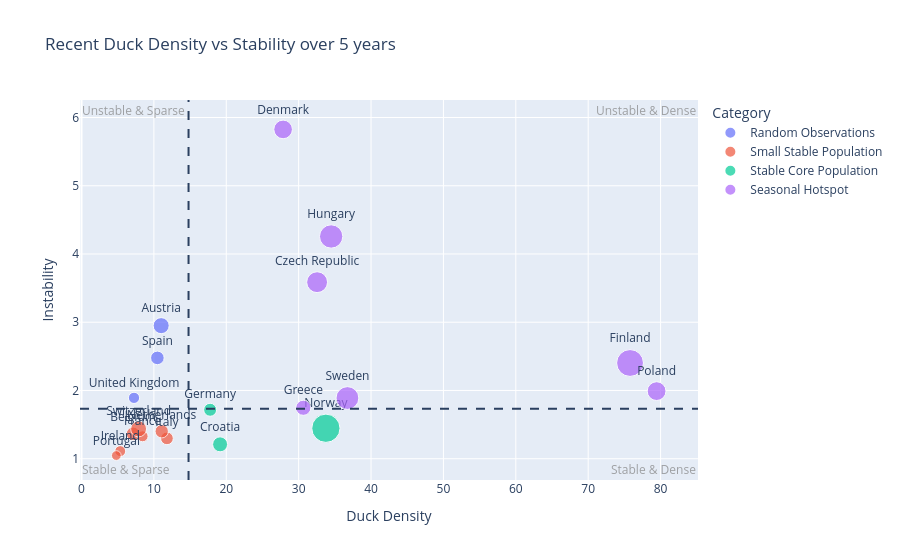

The code cell stored with this chart in its notebook:
### Code cell
# Scatterplot without Interaction
import pandas as pd
import plotly.express as px

# Loading data for density
df_density = pd.read_csv(r"C:\Users\ThinkPad\Documents\Data Science Projekt\RQ 5\europe_ducks_recent_daily.csv")
density_country = df_density.groupby("Country").mean(numeric_only=True).reset_index()
density_country["Density"] = density_country["DuckCount"] / density_country["LocationCount"]

# Loading data for stability
df_hist = pd.read_csv(r"C:\Users\ThinkPad\Documents\Data Science Projekt\RQ 5\europe_ducks_march_2020_2024.csv")
df_hist["Date"] = pd.to_datetime(df_hist["Date"])

# Calculating the stability
daily_ducks = df_hist.groupby(["Country","Date"])["DuckCount"].sum().reset_index()
stability = daily_ducks.groupby("Country")["DuckCount"].agg(
    mean="mean",
    std="std"
).reset_index()
stability["CV"] = stability["std"] / stability["mean"]

# Merging the density and stability data
df = pd.merge(density_country, stability, on="Country", how="left")

# Claculate the median lines
median_density = df["Density"].median()
median_cv = df["CV"].median()



# Classify the countrys into the 4 categories
def classify(row):
    
    if row["Density"] >= median_density and row["CV"] <= median_cv:
        return "Stable Core Population"
    
    elif row["Density"] >= median_density and row["CV"] > median_cv:
        return "Seasonal Hotspot"
    
    elif row["Density"] < median_density and row["CV"] <= median_cv:
        return "Small Stable Population"
    
    else:
        return "Random Observations"

df["Category"] = df.apply(classify, axis=1)


# Creating the Scatter Plot
fig = px.scatter(
    df,
    x="Density",
    y="CV",
    color="Category",
    text="Country",
    size="mean",
    hover_name="Country",
    hover_data=["Density","CV","mean","std"],
    title="Recent Duck Density vs Stability over 5 years"
)

# Putting in the country labels
fig.update_traces(textposition="top center")

# Putting in the median lines
fig.add_vline(x=median_density, line_dash="dash")
fig.add_hline(y=median_cv, line_dash="dash")

# Adding the 4 labels into the corners
def add_label(x, y, text):
    fig.add_annotation(
        x=x, y=y, xref="paper", yref="paper",
        text=text, showarrow=False, font=dict(size=12, color="grey"),
        opacity=0.7
    )

add_label(1, 0, "Stable & Dense")      # bottom right
add_label(0, 0, "Stable & Sparse")     # bottom left
add_label(1, 1, "Unstable & Dense")    # top right
add_label(0, 1, "Unstable & Sparse")   # top left

# Giving the axises titles
fig.update_layout(
    xaxis_title="Duck Density",
    yaxis_title="Instability",
)

fig.show()

### Figure 1 — Plotly figure (JSON) as saved in the notebook; plotly's stock layout.template omitted (floating-point values rounded to 4 significant figures)
{"data": [{"customdata": [[10.22, 30.15], [7.316, 18.13], [5.028, 9.511]], "hovertemplate": "<b>%{hovertext}</b><br><br>Category=Random Observations<br>Density=%{x}<br>CV=%{y}<br>mean=%{customdata[0]}<br>Country=%{text}<br>std=%{customdata[1]}<extra></extra>", "hovertext": ["Austria", "Spain", "United Kingdom"], "legendgroup": "Random Observations", "marker": {"color": "#636efa", "size": [10.22, 7.316, 5.028], "sizemode": "area", "sizeref": 0.07935, "symbol": "circle"}, "mode": "markers+text", "name": "Random Observations", "orientation": "v", "showlegend": true, "text": ["Austria", "Spain", "United Kingdom"], "textposition": "top center", "type": "scatter", "x": [11.01, 10.49, 7.254], "xaxis": "x", "y": [2.95, 2.478, 1.892], "yaxis": "y"}, {"customdata": [[7.288, 9.951], [4.826, 6.412], [4.753, 5.283], [6.405, 8.317], [7.077, 9.923], [3.755, 3.928], [10.06, 14.46]], "hovertemplate": "<b>%{hovertext}</b><br><br>Category=Small Stable Population<br>Density=%{x}<br>CV=%{y}<br>mean=%{customdata[0]}<br>Country=%{text}<br>std=%{customdata[1]}<extra></extra>", "hovertext": ["Belgium", "France", "Ireland", "Italy", "Netherlands", "Portugal", "Switzerland"], "legendgroup": "Small Stable Population", "marker": {"color": "#EF553B", "size": [7.288, 4.826, 4.753, 6.405, 7.077, 3.755, 10.06], "sizemode": "area", "sizeref": 0.07935, "symbol": "circle"}, "mode": "markers+text", "name": "Small Stable Population", "orientation": "v", "showlegend": true, "text": ["Belgium", "France", "Ireland", "Italy", "Netherlands", "Portugal", "Switzerland"], "textposition": "top center", "type": "scatter", "x": [7.128, 8.442, 5.351, 11.8, 11.08, 4.813, 7.889], "xaxis": "x", "y": [1.365, 1.329, 1.112, 1.299, 1.402, 1.046, 1.436], "yaxis": "y"}, {"customdata": [[8.926, 10.81], [6.69, 11.49], [31.74, 45.91]], "hovertemplate": "<b>%{hovertext}</b><br><br>Category=Stable Core Population<br>Density=%{x}<br>CV=%{y}<br>mean=%{customdata[0]}<br>Country=%{text}<br>std=%{customdata[1]}<extra></extra>", "hovertext": ["Croatia", "Germany", "Norway"], "legendgroup": "Stable Core Population", "marker": {"color": "#00cc96", "size": [8.926, 6.69, 31.74], "sizemode": "area", "sizeref": 0.07935, "symbol": "circle"}, "mode": "markers+text", "name": "Stable Core Population", "orientation": "v", "showlegend": true, "text": ["Croatia", "Germany", "Norway"], "textposition": "top center", "type": "scatter", "x": [19.15, 17.77, 33.76], "xaxis": "x", "y": [1.211, 1.717, 1.446], "yaxis": "y"}, {"customdata": [[17.29, 62.02], [13.76, 80.17], [28.61, 68.73], [9.041, 15.79], [21.59, 91.89], [14.01, 27.88], [20.65, 39.01]], "hovertemplate": "<b>%{hovertext}</b><br><br>Category=Seasonal Hotspot<br>Density=%{x}<br>CV=%{y}<br>mean=%{customdata[0]}<br>Country=%{text}<br>std=%{customdata[1]}<extra></extra>", "hovertext": ["Czech Republic", "Denmark", "Finland", "Greece", "Hungary", "Poland", "Sweden"], "legendgroup": "Seasonal Hotspot", "marker": {"color": "#ab63fa", "size": [17.29, 13.76, 28.61, 9.041, 21.59, 14.01, 20.65], "sizemode": "area", "sizeref": 0.07935, "symbol": "circle"}, "mode": "markers+text", "name": "Seasonal Hotspot", "orientation": "v", "showlegend": true, "text": ["Czech Republic", "Denmark", "Finland", "Greece", "Hungary", "Poland", "Sweden"], "textposition": "top center", "type": "scatter", "x": [32.55, 27.85, 75.78, 30.65, 34.49, 79.45, 36.74], "xaxis": "x", "y": [3.587, 5.826, 2.403, 1.746, 4.257, 1.991, 1.889], "yaxis": "y"}], "layout": {"annotations": [{"font": {"color": "grey", "size": 12}, "opacity": 0.7, "showarrow": false, "text": "Stable & Dense", "x": 1, "xref": "paper", "y": 0, "yref": "paper"}, {"font": {"color": "grey", "size": 12}, "opacity": 0.7, "showarrow": false, "text": "Stable & Sparse", "x": 0, "xref": "paper", "y": 0, "yref": "paper"}, {"font": {"color": "grey", "size": 12}, "opacity": 0.7, "showarrow": false, "text": "Unstable & Dense", "x": 1, "xref": "paper", "y": 1, "yref": "paper"}, {"font": {"color": "grey", "size": 12}, "opacity": 0.7, "showarrow": false, "text": "Unstable & Sparse", "x": 0, "xref": "paper", "y": 1, "yref": "paper"}], "legend": {"itemsizing": "constant", "title": {"text": "Category"}, "tracegroupgap": 0}, "shapes": [{"line": {"dash": "dash"}, "type": "line", "x0": 14.79, "x1": 14.79, "xref": "x", "y0": 0, "y1": 1, "yref": "y domain"}, {"line": {"dash": "dash"}, "type": "line", "x0": 0, "x1": 1, "xref": "x domain", "y0": 1.732, "y1": 1.732, "yref": "y"}], "title": {"text": "Recent Duck Density vs Stability over 5 years"}, "xaxis": {"anchor": "y", "domain": [0, 1], "title": {"text": "Duck Density"}}, "yaxis": {"anchor": "x", "domain": [0, 1], "title": {"text": "Instability"}}}}
